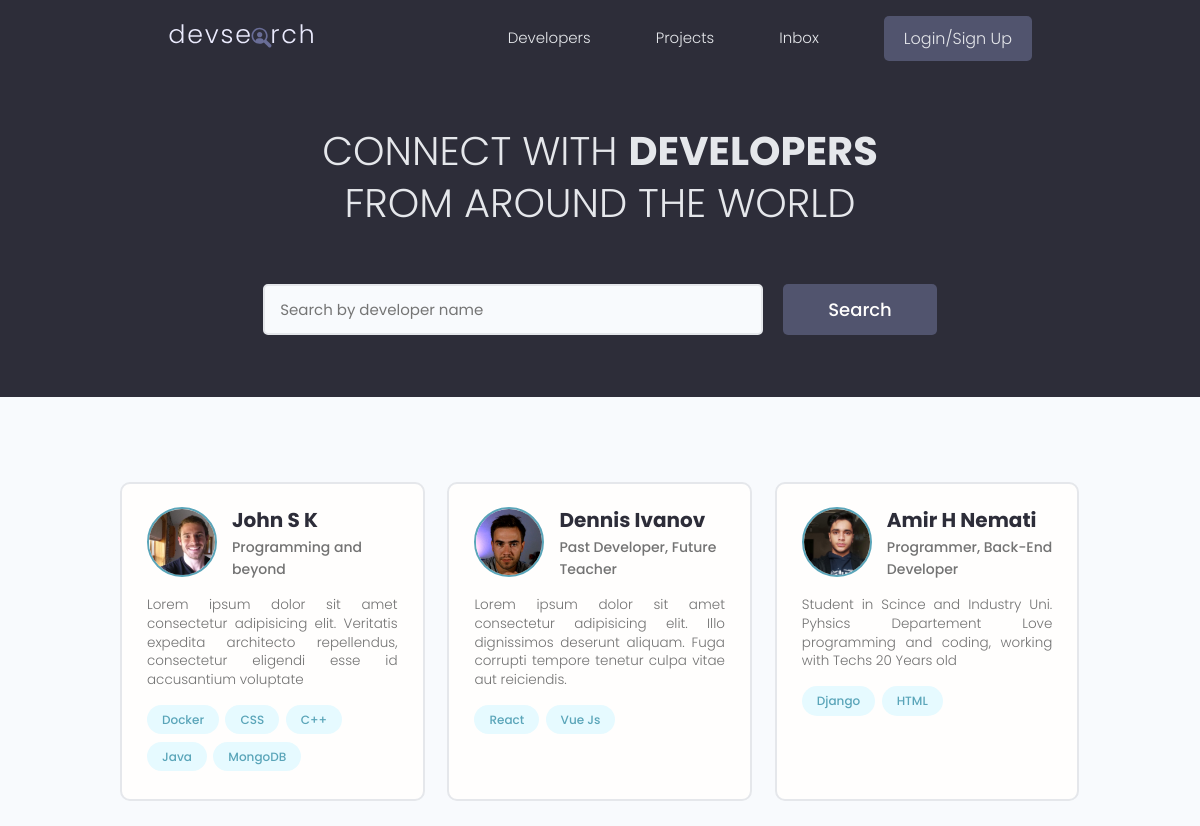
Before: / with the older database file.
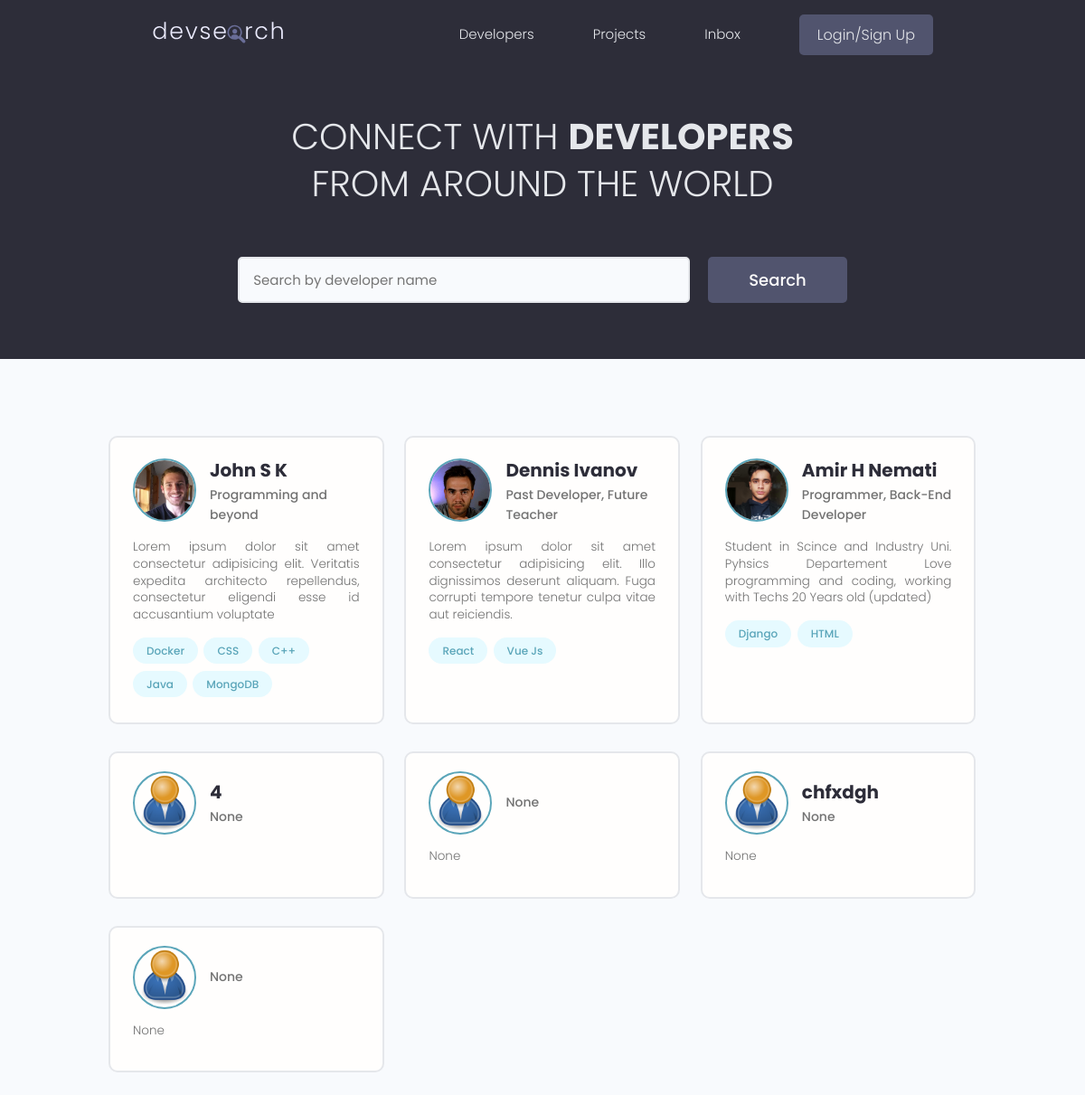
After: the same page with the newer database file.
### users/models.py (models this page shows, shortened)
class Profile(models.Model):
    user = models.OneToOneField(User, on_delete=models.CASCADE, null=True, blank=True)
    name = models.CharField(max_length=200, null=True, blank=True)
    email = models.EmailField(max_length=200, blank=True, null=True)
    username = models.CharField(max_length=200, null=True, blank=True)
    location = models.CharField(max_length=200, null=True, blank=True)
    short_intro = models.CharField(max_length=200, blank=True, null=True)
    bio = models.TextField(blank=True, null=True)
    profile_image = models.ImageField(null=True, blank=True,
                                      upload_to='profiles/', default='profiles/user-default.png')
    social_github = models.CharField(max_length=200, blank=True, null=True)
    social_twitter = models.CharField(max_length=200, blank=True, null=True)
    social_linkedin = models.CharField(max_length=200, blank=True, null=True)
    social_website = models.CharField(max_length=200, blank=True, null=True)
    created = models.DateTimeField(auto_now_add=True)
    id = models.UUIDField(default=uuid.uuid4, unique=True,
                          primary_key=True, editable=False)

class Skill(models.Model):
    owner = models.ForeignKey(Profile, null=True, blank=True,
                              on_delete=models.CASCADE)
    name = models.CharField(max_length=200, null=True, blank=True)
    description = models.TextField(null=True, blank=True)
    created = models.DateTimeField(auto_now_add=True)
    id = models.UUIDField(default=uuid.uuid4, unique=True,
                          primary_key=True, editable=False)
    def __str__(self):
        return str(self.name)

### users/views.py (the view)
# urls.py: path('', views.profiles, name='profiles'),
def profiles(request):
    profiles = Profile.objects.all()
    context = {
        'profiles': profiles,
    }
    return render(request, 'users/profiles.html', context)

### users/templates/users/profiles.html (shortened to what this page needs)
{% extends 'main.html' %}
{% block content %}
<main class="home">
    <section class="hero-section text-center">
      <div class="container container--narrow">
        <div class="hero-section__box">
          <h2>CONNECT WITH <span>DEVELOPERS</span></h2>
          <h2>FROM AROUND THE WORLD</h2>
        </div>
        <div class="hero-section__search">
          <form class="form" action="#" method="get">
            <div class="form__field">
              <input class="input input--text" id="formInput#search" type="text" name="text"
                placeholder="Search by developer name" />
            </div>
            <input class="btn btn--sub btn--lg" type="submit" value="Search" />
          </form>
        </div>
      </div>
    </section>
    <section class="devlist">
      <div class="container">
        <div class="grid grid--three">
            {% for profile in profiles %}
          <div class="column card">
            <div class="dev">
              <a href="{% url 'user-profile' profile.id %}" class="card__body">
                <div class="dev__profile">
                  <img class="avatar avatar--md" src="{{profile.profile_image.url}}" alt="image" />
                  <div class="dev__meta">
                    <h3>{{profile.name}}</h3>
                    <h5>{{profile.short_intro}}</h5>
                  </div>
                </div>
                <p class="dev__info">
                    {{profile.bio|slice:"150"}}
                </p>
                <div class="dev__skills">
                    {% for skill in profile.skill_set.all|slice:"5" %}
                  <span class="tag tag--pill tag--main">
                    <small>{{skill}}</small>
                  </span>
                    {% endfor %}
                </div>
              </a>
            </div>
          </div>
          {% endfor %}
        </div>
      </div>
    </section>
  </main>
{% endblock %}

### templates/main.html (shortened to what this page needs)
{% load static %}
<!DOCTYPE html>
<html lang="en">
<head>
    <link rel="stylesheet" href="https://cdn.iconmonstr.com/1.3.0/css/iconmonstr-iconic-font.min.css" />
    <link rel="stylesheet" href="{% static 'uikit/styles/uikit.css' %}" />
    <link rel="stylesheet" href="{% static 'styles/app.css' %}" />
</head>
<body>
    {% include 'navbar.html' %}
    {% block content %}
    {% endblock content %}
</body>
</html>

### templates/navbar.html (shortened to what this page needs)
{% load static %}
<header class="header">
    <div class="container container--narrow">
      <a href="{% url 'profiles' %}" class="header__logo">
        <img src="{% static 'images/logo.svg' %}" alt="DevSearch Logo" />
      </a>
      <nav class="header__nav">
        <ul class="header__menu">
          <li class="header__menuItem"><a href="{% url 'profiles' %}">Developers</a></li>
          <li class="header__menuItem"><a href="{% url 'projects' %}">Projects</a></li>
          <li class="header__menuItem"><a href="inbox.html">Inbox</a></li>
          {% if request.user.is_authenticated %}
          <li class="header__menuItem"><a href="{% url 'account' %}">Account</a></li>
          <li class="header__menuItem"><a href="{% url 'logout' %}" class="btn btn--sub">Logout</a></li>
          {% else %}
          <li class="header__menuItem"><a href="{% url 'login' %}" class="btn btn--sub">Login/Sign Up</a></li>
          {% endif %}
        </ul>
      </nav>
    </div>
  </header>

### static/styles/app.css (style rules this page uses)
:root { --color-sub: #2d2d39; }
.btn--sub { background-color: var(--color-sub-light); }
.card { border: 2px solid var(--color-light); }
img { width: 100%; }
.header { position: sticky; z-index: 111; background-color: var(--color-sub); padding: 1.5rem 0; }
.header > .container { display: flex; justify-content: space-between; align-items: center; }
.header__logo > img { height: 3.8rem; }
.header__nav > ul { display: inline-flex; align-items: center; list-style: none; gap: 6.5rem; }
.header__menuItem > a { color: var(--color-light); font-weight: 300; }
.hero-section { height: 40vh; display: flex; align-items: center; background-color: var(--color-sub); }
.hero-section__box { margin-bottom: 4rem; }
.hero-section__box > h2, .hero-section__box > h2 > span { font-size: 4rem; color: var(--color-light); line-height: 1.3; text-transform: uppercase; }
.hero-section__box > h2 { font-weight: 300; }
.hero-section__box > h2 > span { font-weight: 700; }
.hero-section__search > .form { display: flex; align-items: center; justify-content: center; gap: 2rem; }
.hero-section__search > .form input.input--text { width: 50rem; }
.devlist { margin-top: 8rem; }
.devlist .grid { align-items: stretch; }
.devlist .dev .dev__profile { display: flex; align-items: center; gap: 1.5rem; }
.devlist .dev .dev__meta h3 { color: var(--color-sub); font-size: 2rem; font-weight: 700; }
.devlist .dev .dev__meta h5 { color: var(--color-text); font-size: 1.4rem; font-weight: 500; }
.devlist .dev .dev__info { margin: 1.5rem 0; font-size: 1.35rem; line-height: 1.4; text-align: justify; }

### static/uikit/styles/modules/_variables.css (style rules this page uses)
:root { --color-main: #5aa5b9; --color-main-light: #e6faff; --color-sub: #3f4156; --color-sub-light: #51546e; --color-sub-lighter: #ededfd; --color-text: #737373; --color-gray: #8b8b8b; --color-light: #e5e7eb; --color-light-gray: #767676; --color-bg: #f8fafd; --color-white: #fffefd; --color-white-light: #f3f3f3; --color-success: #359e64; --color-success-bg: #def8e8; --color-error: #fc4b0b; --color-error-bg: #fff2ee; --font-base: 'Poppins', arial, helvetica, 'Segoe UI', roboto, ubuntu, sans-serif; --font-monospace: 'Fira Code', 'Courier New', courier, monospace; --font-regular: 300; --font-medium: 500; --font-bold: 700; --generic-shadow: 1px 1px 5px #00000010; --generic-transition: all 0.3s ease-in-out; }

### static/uikit/styles/modules/_base.css (style rules this page uses)
* { margin: 0; padding: 0; box-sizing: border-box; text-rendering: optimizeLegibility; color: inherit; font-size: inherit; }
html { font-size: 50%; }
@media only screen and (min-width: 480px) { html { font-size: 56.25%; } }
@media only screen and (min-width: 1200px) { html { font-size: 62.5%; } }
body { line-height: 1.6; font-weight: 400; font-size: 1.5rem; color: var(--color-text); background-color: var(--color-bg); min-height: 100vh; }

### static/uikit/styles/modules/_typography.css (style rules this page uses)
* { font-family: var(--font-base); }
h2 { font-size: 3.6rem; font-weight: var(--font-bold); }
h3 { font-size: 3.2rem; font-weight: var(--font-medium); }
h5 { font-size: 2.4rem; font-weight: var(--font-medium); }
h5, h6 { font-weight: var(--font-regular); }
p, span, strong { font-size: 1.6rem; color: var(--color-text); font-weight: var(--font-regular); }
a { padding-bottom: 2px; text-decoration: none; display: inline-block; color: var(--color-main); font-weight: var(--font-medium); }

### static/uikit/styles/modules/_utilities.css (style rules this page uses)
.container { width: 92%; max-width: 165rem; margin: 0 auto; box-sizing: border-box; }
.container--narrow { width: 92%; max-width: 120rem; }
@media screen and (min-width: 1000px) { .container { width: 90%; } }
@media screen and (min-width: 1000px) { .container--narrow { width: 85%; } }
@media screen and (min-width: 1200px) { .container { width: 80%; } }
@media screen and (min-width: 1200px) { .container--narrow { width: 72%; } }
.text-center { text-align: center; }

### static/uikit/styles/modules/_avatar.css (style rules this page uses)
.avatar { border-radius: 50%; border: 2px solid var(--color-main); object-fit: cover; }
.avatar--md { height: 7rem; width: 7rem; }

### static/uikit/styles/modules/_button.css (style rules this page uses)
.btn { display: inline-block; position: relative; cursor: pointer; background-color: var(--color-light); font-weight: var(--font-medium); color: var(--color-sub); text-decoration: none; padding: 1rem 2rem; border-radius: 0.5rem; border: none; width: -webkit-fit-content; width: -moz-fit-content; width: fit-content; height: -webkit-fit-content; height: -moz-fit-content; height: fit-content; font-size: 1.6rem; outline-width: 0; outline-color: transparent; -webkit-backface-visibility: hidden; backface-visibility: hidden; transition: all 0.3s ease-in-out; }
.btn--sub { background-color: var(--color-sub); color: var(--color-white); }
.btn--lg { font-size: 1.8rem; padding: 1.2rem 4.5rem; }

Changed rows visible on the page:
changed Profile "Amir H Nemati": bio "Student in Scince and Industry Uni. Pyhsics Departement Love programming and coding, working with Techs 20 Years old" → "Student in Scince and Industry Uni. Pyhsics Departement Love programming and coding, working with Techs 20 Years old (updated)"
added Profile: profile_image (placeholder picture), name "4", short_intro "None"
added Profile: profile_image (placeholder picture), short_intro "None", bio "None"
added Profile: profile_image (placeholder picture), name "chfxdgh", short_intro "None", bio "None"
added Profile: profile_image (placeholder picture), short_intro "None", bio "None"
